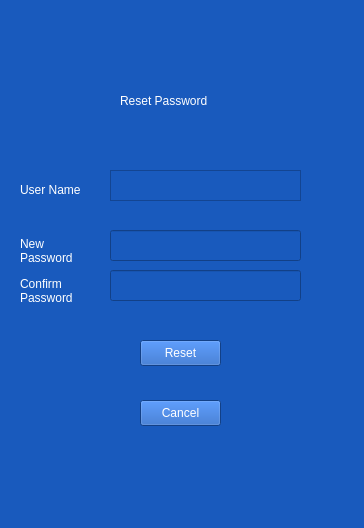
<?xml version="1.0" encoding="UTF-8"?>
<ui version="4.0">
 <class>BikeStoreResetPwdDialog</class>
 <widget class="QDialog" name="BikeStoreResetPwdDialog">
  <property name="windowModality">
   <enum>Qt::NonModal</enum>
  </property>
  <property name="geometry">
   <rect>
    <x>0</x>
    <y>0</y>
    <width>364</width>
    <height>528</height>
   </rect>
  </property>
  <property name="windowTitle">
   <string>Reset Password</string>
  </property>
  <property name="styleSheet">
   <string notr="true">background-color: rgb(25, 90, 189);
color: rgb(255,255,255);</string>
  </property>
  <widget class="QLabel" name="lblPage">
   <property name="geometry">
    <rect>
     <x>120</x>
     <y>90</y>
     <width>141</width>
     <height>21</height>
    </rect>
   </property>
   <property name="styleSheet">
    <string notr="true">font: 75 18pt &quot;Arial&quot;;</string>
   </property>
   <property name="text">
    <string>Reset Password</string>
   </property>
  </widget>
  <widget class="QTextEdit" name="txtUserName">
   <property name="geometry">
    <rect>
     <x>110</x>
     <y>170</y>
     <width>191</width>
     <height>31</height>
    </rect>
   </property>
   <property name="readOnly">
    <bool>true</bool>
   </property>
  </widget>
  <widget class="QLabel" name="lblUserName">
   <property name="geometry">
    <rect>
     <x>20</x>
     <y>180</y>
     <width>71</width>
     <height>20</height>
    </rect>
   </property>
   <property name="text">
    <string>User Name</string>
   </property>
  </widget>
  <widget class="QStackedWidget" name="resetPassStacked">
   <property name="geometry">
    <rect>
     <x>10</x>
     <y>210</y>
     <width>341</width>
     <height>161</height>
    </rect>
   </property>
   <property name="currentIndex">
    <number>2</number>
   </property>
   <widget class="QWidget" name="rstPassPage1">
    <widget class="QTextEdit" name="txtEmail">
     <property name="geometry">
      <rect>
       <x>100</x>
       <y>30</y>
       <width>191</width>
       <height>31</height>
      </rect>
     </property>
    </widget>
    <widget class="QLabel" name="lblEmail">
     <property name="geometry">
      <rect>
       <x>20</x>
       <y>40</y>
       <width>60</width>
       <height>16</height>
      </rect>
     </property>
     <property name="text">
      <string>Email</string>
     </property>
    </widget>
    <widget class="QPushButton" name="btnSubmit">
     <property name="geometry">
      <rect>
       <x>130</x>
       <y>110</y>
       <width>81</width>
       <height>26</height>
      </rect>
     </property>
     <property name="text">
      <string>Submit</string>
     </property>
    </widget>
   </widget>
   <widget class="QWidget" name="rstPassPage2">
    <widget class="QLabel" name="lblVerCode">
     <property name="geometry">
      <rect>
       <x>10</x>
       <y>30</y>
       <width>81</width>
       <height>41</height>
      </rect>
     </property>
     <property name="text">
      <string>Verification Code</string>
     </property>
     <property name="wordWrap">
      <bool>true</bool>
     </property>
    </widget>
    <widget class="QTextEdit" name="txtVerCode">
     <property name="geometry">
      <rect>
       <x>100</x>
       <y>30</y>
       <width>191</width>
       <height>31</height>
      </rect>
     </property>
    </widget>
    <widget class="QPushButton" name="btnValidate">
     <property name="geometry">
      <rect>
       <x>130</x>
       <y>110</y>
       <width>81</width>
       <height>26</height>
      </rect>
     </property>
     <property name="text">
      <string>Validate</string>
     </property>
    </widget>
   </widget>
   <widget class="QWidget" name="rstPassPage3">
    <widget class="QLabel" name="lblNewPass">
     <property name="geometry">
      <rect>
       <x>10</x>
       <y>20</y>
       <width>60</width>
       <height>41</height>
      </rect>
     </property>
     <property name="text">
      <string>New Password</string>
     </property>
     <property name="wordWrap">
      <bool>true</bool>
     </property>
    </widget>
    <widget class="QLabel" name="lblConfirmPass">
     <property name="geometry">
      <rect>
       <x>10</x>
       <y>60</y>
       <width>60</width>
       <height>41</height>
      </rect>
     </property>
     <property name="text">
      <string>Confirm Password</string>
     </property>
     <property name="wordWrap">
      <bool>true</bool>
     </property>
    </widget>
    <widget class="QPushButton" name="btnReset">
     <property name="geometry">
      <rect>
       <x>130</x>
       <y>130</y>
       <width>81</width>
       <height>26</height>
      </rect>
     </property>
     <property name="text">
      <string>Reset</string>
     </property>
    </widget>
    <widget class="QLineEdit" name="txtNewPass">
     <property name="geometry">
      <rect>
       <x>100</x>
       <y>20</y>
       <width>191</width>
       <height>31</height>
      </rect>
     </property>
     <property name="echoMode">
      <enum>QLineEdit::Password</enum>
     </property>
    </widget>
    <widget class="QLineEdit" name="txtConfirmPass">
     <property name="geometry">
      <rect>
       <x>100</x>
       <y>60</y>
       <width>191</width>
       <height>31</height>
      </rect>
     </property>
     <property name="echoMode">
      <enum>QLineEdit::Password</enum>
     </property>
    </widget>
   </widget>
  </widget>
  <widget class="QLabel" name="label">
   <property name="geometry">
    <rect>
     <x>20</x>
     <y>20</y>
     <width>81</width>
     <height>51</height>
    </rect>
   </property>
   <property name="text">
    <string/>
   </property>
   <property name="pixmap">
    <pixmap resource="resources.qrc">:/icons/icons/logo_main_alt-1.png</pixmap>
   </property>
   <property name="scaledContents">
    <bool>true</bool>
   </property>
  </widget>
  <widget class="QWidget" name="layoutWidget">
   <property name="geometry">
    <rect>
     <x>0</x>
     <y>0</y>
     <width>2</width>
     <height>2</height>
    </rect>
   </property>
   <layout class="QVBoxLayout" name="verticalLayout"/>
  </widget>
  <widget class="QWidget" name="layoutWidget">
   <property name="geometry">
    <rect>
     <x>0</x>
     <y>0</y>
     <width>2</width>
     <height>2</height>
    </rect>
   </property>
   <layout class="QHBoxLayout" name="horizontalLayout"/>
  </widget>
  <widget class="QWidget" name="layoutWidget">
   <property name="geometry">
    <rect>
     <x>0</x>
     <y>0</y>
     <width>2</width>
     <height>2</height>
    </rect>
   </property>
   <layout class="QVBoxLayout" name="verticalLayout_2"/>
  </widget>
  <widget class="QWidget" name="layoutWidget">
   <property name="geometry">
    <rect>
     <x>0</x>
     <y>0</y>
     <width>2</width>
     <height>2</height>
    </rect>
   </property>
   <layout class="QVBoxLayout" name="verticalLayout_3"/>
  </widget>
  <widget class="QPushButton" name="btnCancel">
   <property name="geometry">
    <rect>
     <x>140</x>
     <y>400</y>
     <width>81</width>
     <height>26</height>
    </rect>
   </property>
   <property name="text">
    <string>Cancel</string>
   </property>
  </widget>
 </widget>
 <resources>
  <include location="resources.qrc"/>
 </resources>
 <connections/>
</ui>
